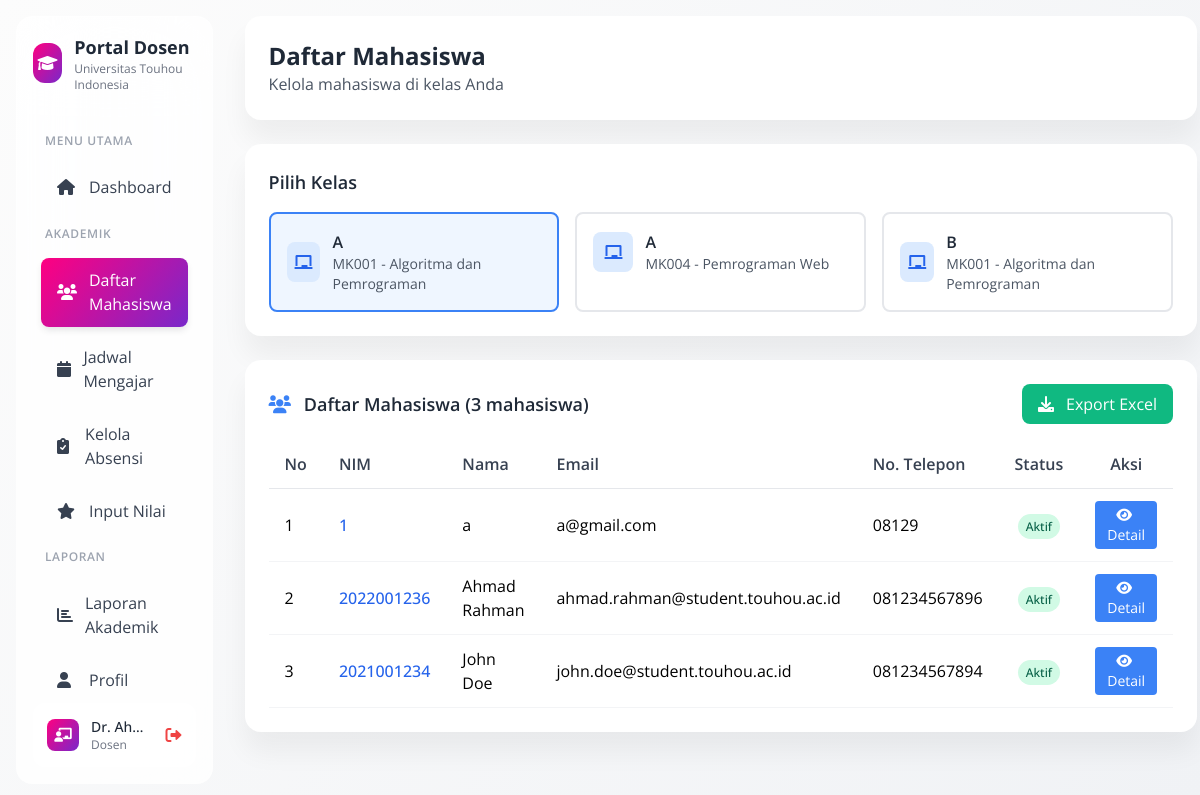
The page /sistem-krs/dosen-mahasiswa.php?kelas=1 (signed in) on the database as committed earlier.
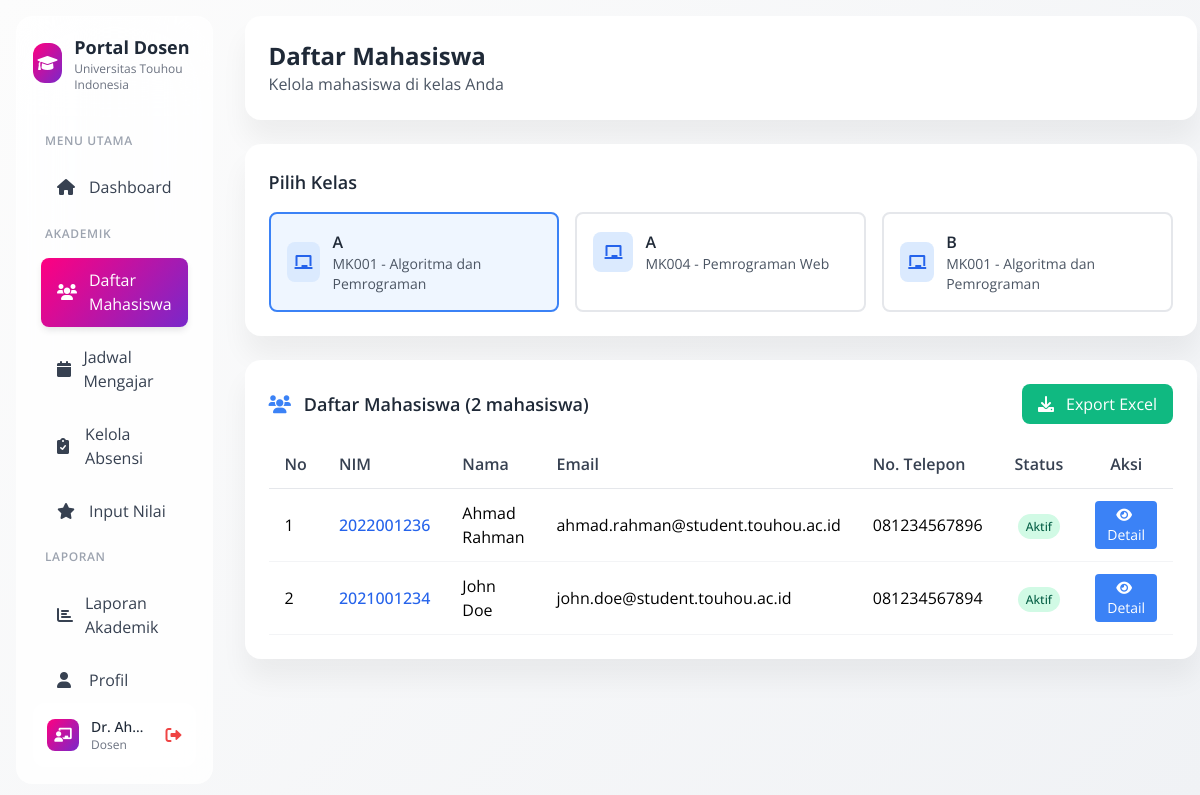
The same page on the database as committed later.
### tables this page shows
CREATE TABLE `kelas` (
  `id_kelas` int(11) NOT NULL,
  `id_matakuliah` int(11) NOT NULL,
  `id_dosen` int(11) NOT NULL,
  `id_tahun_akademik` int(11) NOT NULL,
  `nama_kelas` varchar(50) NOT NULL,
  `kapasitas` int(4) NOT NULL DEFAULT 40,
  `tanggal_mulai` date DEFAULT NULL,
  `tanggal_selesai` date DEFAULT NULL,
  `created_at` timestamp NOT NULL DEFAULT current_timestamp()
);

CREATE TABLE `mata_kuliah` (
  `id_matakuliah` int(11) NOT NULL,
  `kode_matakuliah` varchar(10) NOT NULL,
  `nama_matakuliah` varchar(100) NOT NULL,
  `sks` int(2) NOT NULL,
  `semester` int(2) NOT NULL,
  `deskripsi` text DEFAULT NULL,
  `created_at` timestamp NOT NULL DEFAULT current_timestamp(),
  `jurusan` varchar(100) DEFAULT NULL,
  `program_studi` varchar(100) DEFAULT NULL,
  `prasyarat` varchar(255) DEFAULT NULL,
  `status` enum('aktif','nonaktif') DEFAULT 'aktif'
);

CREATE TABLE `krs` (
  `id_krs` int(11) NOT NULL,
  `id_mahasiswa` int(11) NOT NULL,
  `id_kelas` int(11) NOT NULL,
  `tanggal_ambil` datetime DEFAULT current_timestamp(),
  `nilai_angka` decimal(4,2) DEFAULT NULL,
  `nilai_huruf` varchar(2) DEFAULT NULL,
  `status_krs` enum('Aktif','Selesai','Batal') DEFAULT 'Aktif',
  `created_at` timestamp NOT NULL DEFAULT current_timestamp()
);

CREATE TABLE `mahasiswa` (
  `id_mahasiswa` int(11) NOT NULL,
  `nim` varchar(20) NOT NULL,
  `nama` varchar(100) NOT NULL,
  `tanggal_lahir` date DEFAULT NULL,
  `jenis_kelamin` enum('L','P') DEFAULT NULL,
  `alamat` varchar(255) DEFAULT NULL,
  `nomor_telepon` varchar(15) DEFAULT NULL,
  `email` varchar(100) NOT NULL,
  `foto` varchar(255) DEFAULT NULL,
  `password` varchar(255) NOT NULL,
  `created_at` timestamp NOT NULL DEFAULT current_timestamp(),
  `jurusan` varchar(100) DEFAULT NULL,
  `program_studi` varchar(100) DEFAULT NULL,
  `angkatan` year(4) DEFAULT NULL,
  `semester_aktif` int(11) DEFAULT 1,
  `kelompok_ukt` int(11) DEFAULT 1,
  `dosen_wali` int(11) DEFAULT NULL,
  `status` enum('aktif','nonaktif','cuti','lulus') DEFAULT 'aktif'
);

### sistem-krs/dosen-mahasiswa.php (the view, shortened to what the changed rows need)
<?php
$database = new Database();
$conn = $database->getConnection();
$classes_query = "SELECT DISTINCT k.id_kelas, k.nama_kelas, mk.nama_matakuliah, mk.kode_matakuliah
                  FROM kelas k
                  LEFT JOIN mata_kuliah mk ON k.id_matakuliah = mk.id_matakuliah
                  WHERE k.id_dosen = :dosen_id
                  ORDER BY k.nama_kelas";
$classes_stmt = $conn->prepare($classes_query);
$classes_stmt->bindValue(':dosen_id', $_SESSION['user_id']);
$classes_stmt->execute();
$classes = $classes_stmt->fetchAll(PDO::FETCH_ASSOC);
$selected_class = $_GET['kelas'] ?? '';
$students = [];
if ($selected_class) {
    $students_query = "SELECT m.*, krs.tanggal_ambil, krs.status_krs
                       FROM mahasiswa m
                       JOIN krs ON m.id_mahasiswa = krs.id_mahasiswa
                       WHERE krs.id_kelas = :kelas_id AND krs.status_krs = 'Aktif'
                       ORDER BY m.nama";
    $students_stmt = $conn->prepare($students_query);
    $students_stmt->bindValue(':kelas_id', $selected_class);
    $students_stmt->execute();
    $students = $students_stmt->fetchAll(PDO::FETCH_ASSOC);
}
?>
<!DOCTYPE html>
<html lang="id">
<head>
    <link href="https://cdn.jsdelivr.net/npm/tailwindcss@2.2.19/dist/tailwind.min.css" rel="stylesheet">
    <link href="https://cdnjs.cloudflare.com/ajax/libs/font-awesome/6.0.0/css/all.min.css" rel="stylesheet">
</head>
<body class="bg-gray-50">
    <div class="flex min-h-screen">
        <div class="w-64 p-4">
            <div class="sidebar-soft h-full p-4">
                <div class="flex items-center gap-3 mb-8">
                    <div>
                        <h2 class="text-lg font-bold text-gray-800">Portal Dosen</h2>
                    </div>
                </div>
            </div>
        </div>
        <div class="flex-1 p-4">
            <div class="card mb-6">
                <div class="p-6">
                    <div class="flex items-center justify-between">
                        <div>
                            <h1 class="text-2xl font-bold text-gray-800">Daftar Mahasiswa</h1>
                        </div>
                    </div>
                </div>
            </div>
            <div class="card mb-6">
                <div class="p-6">
                    <div class="grid grid-cols-1 md:grid-cols-2 lg:grid-cols-3 gap-4">
                        <?php foreach ($classes as $class): ?>
                        <a href="?kelas=<?php echo $class['id_kelas']; ?>"
                           class="p-4 border-2 rounded-lg transition-all duration-200 <?php echo $selected_class == $class['id_kelas'] ? 'border-blue-500 bg-blue-50' : 'border-gray-200 hover:border-blue-300'; ?>">
                            <div class="flex items-center gap-3">
                                <div class="w-10 h-10 bg-blue-100 rounded-lg flex items-center justify-center">
                                    <i class="fas fa-chalkboard text-blue-600"></i>
                                </div>
                                <div>
                                    <h4 class="font-semibold text-gray-800"><?php echo $class['nama_kelas']; ?></h4>
                                    <p class="text-sm text-gray-600"><?php echo $class['kode_matakuliah']; ?> - <?php echo $class['nama_matakuliah']; ?></p>
                                </div>
                            </div>
                        </a>
                        <?php endforeach; ?>
                    </div>
                </div>
            </div>
            <?php if ($selected_class && !empty($students)): ?>
            <div class="card">
                <div class="p-6">
                    <div class="flex justify-between items-center mb-4">
                        <h3 class="text-lg font-semibold text-gray-800">
                            <i class="fas fa-users text-blue-500 mr-2"></i>
                            Daftar Mahasiswa (<?php echo count($students); ?> mahasiswa)
                        </h3>
                        <button onclick="exportData()" class="bg-green-500 text-white px-4 py-2 rounded-lg hover:bg-green-600 transition-colors">
                            <i class="fas fa-download mr-2"></i>
                            Export Excel
                        </button>
                    </div>
                    <div class="overflow-x-auto">
                        <table class="w-full">
                            <thead>
                                <tr class="border-b border-gray-200">
                                    <th class="text-left py-3 px-4 font-semibold text-gray-700">No</th>
                                    <th class="text-left py-3 px-4 font-semibold text-gray-700">NIM</th>
                                    <th class="text-left py-3 px-4 font-semibold text-gray-700">Nama</th>
                                    <th class="text-left py-3 px-4 font-semibold text-gray-700">Email</th>
                                    <th class="text-left py-3 px-4 font-semibold text-gray-700">No. Telepon</th>
                                    <th class="text-center py-3 px-4 font-semibold text-gray-700">Status</th>
                                    <th class="text-center py-3 px-4 font-semibold text-gray-700">Aksi</th>
                                </tr>
                            </thead>
                            <tbody>
                                <?php foreach ($students as $index => $student): ?>
                                <tr class="border-b border-gray-100 hover:bg-gray-50">
                                    <td class="py-3 px-4"><?php echo $index + 1; ?></td>
                                    <td class="py-3 px-4 font-medium text-blue-600"><?php echo $student['nim']; ?></td>
                                    <td class="py-3 px-4"><?php echo $student['nama']; ?></td>
                                    <td class="py-3 px-4"><?php echo $student['email']; ?></td>
                                    <td class="py-3 px-4"><?php echo $student['nomor_telepon'] ?: '-'; ?></td>
                                    <td class="text-center py-3 px-4">
                                        <span class="px-2 py-1 bg-green-100 text-green-800 rounded-full text-xs font-medium">
                                            <?php echo ucfirst($student['status_krs']); ?>
                                        </span>
                                    </td>
                                    <td class="text-center py-3 px-4">
                                        <button onclick="viewDetail('<?php echo $student['id_mahasiswa']; ?>')"
                                                class="bg-blue-500 text-white px-3 py-1 rounded text-sm hover:bg-blue-600 transition-colors">
                                            <i class="fas fa-eye mr-1"></i>
                                            Detail
                                        </button>
                                    </td>
                                </tr>
                                <?php endforeach; ?>
                            </tbody>
                        </table>
                    </div>
                </div>
            </div>
            <?php endif; ?>
        </div>
    </div>
</body>
</html>

Rows that differ between the two databases and show on the page:
removed krs: id_mahasiswa.nim "1", id_mahasiswa.nama "a", id_mahasiswa.email "a@gmail.com", id_mahasiswa.nomor_telepon "08129", status_krs "Aktif"
Other text that changed with them:
count($students): "3" → "2"
